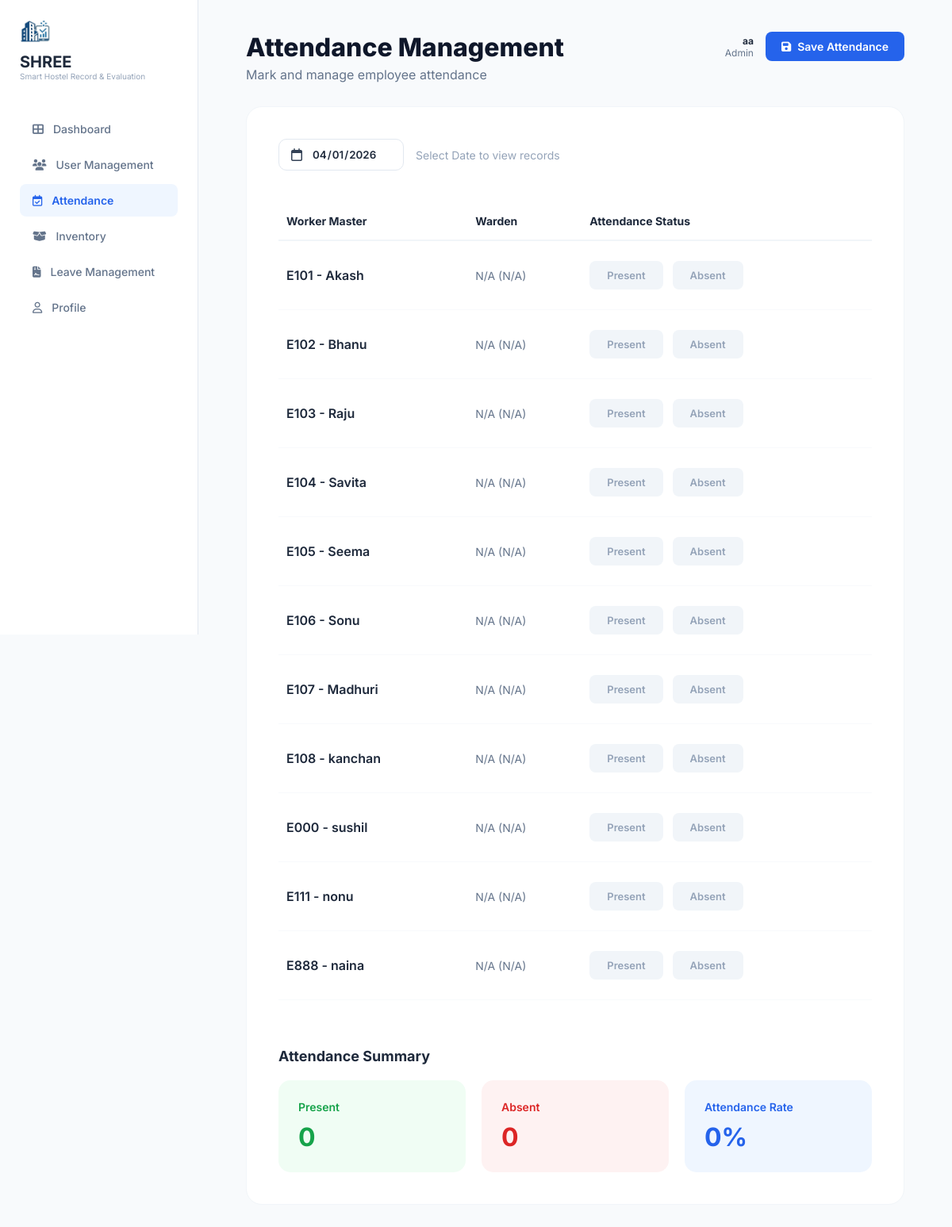
Page /Shree-admin/attendance/ (signed in) on the earlier database version.
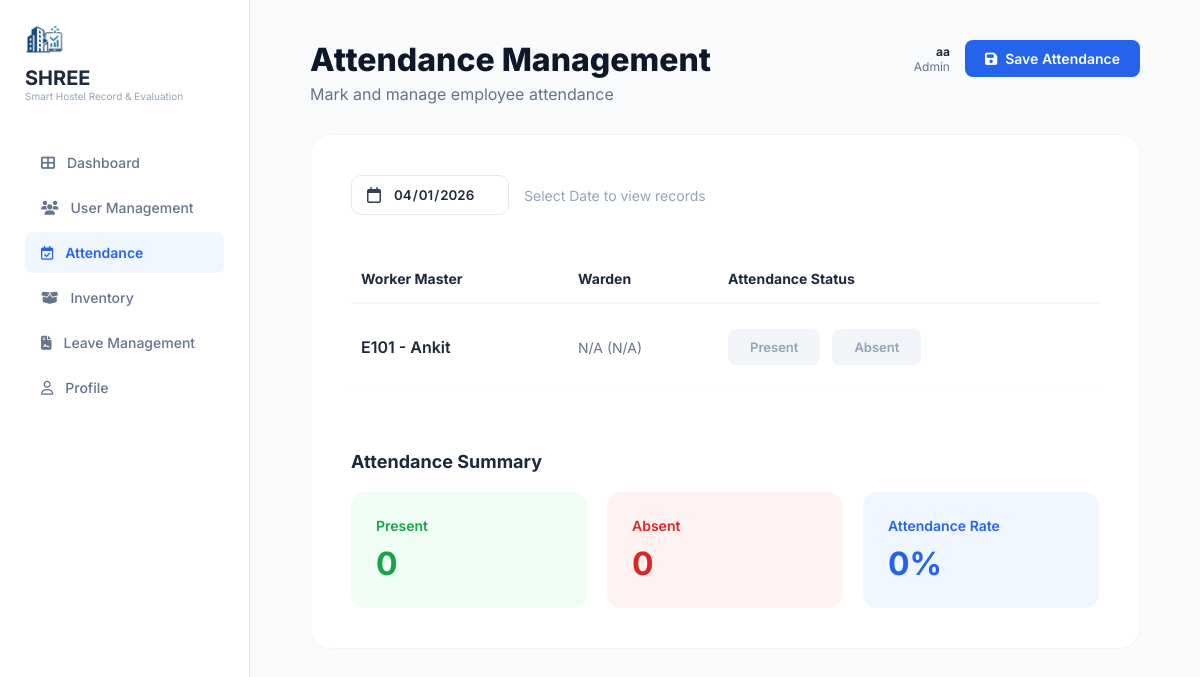
Same page on the later database version.
### accounts/models.py (models this page shows, shortened)
class UniversityID(models.Model):
    ROLE_CHOICES = (
        ('warden', 'Warden'),
        ('worker', 'Worker'),
    )
    university_id = models.CharField(max_length=50, unique=True)
    full_name = models.CharField(max_length=100)
    role = models.CharField(max_length=20, choices=ROLE_CHOICES)
    is_used = models.BooleanField(default=False)

### Shree1/views.py (the view, shortened to what this page needs)
# urls.py: path('Shree-admin/attendance/', views.admin_attendance, name='admin_attendance'),
@login_required #sneha edit
def admin_attendance(request):
    master_workers = UniversityID.objects.filter(role='worker')
    today = timezone.now().date()
    today_str = today.strftime('%Y-%m-%d')
    selected_date_str = request.GET.get('date')
    if selected_date_str:
        try:
            current_date_obj = datetime.strptime(selected_date_str, '%Y-%m-%d').date()
            current_date_str = selected_date_str
        except ValueError:
            current_date_obj = today
            current_date_str = today_str
    else:
        current_date_obj = today
        current_date_str = today_str
    worker_data_list = []
    present_count = 0
    absent_count = 0
    attendances = list(Attendance.objects.filter(date=current_date_obj))
    if not attendances:
        attendances = list(Attendance.objects.filter(date=current_date_str))
    for master in master_workers:
        db_status = ""
        warden_name = "N/A"
        warden_id = "N/A"
        master_id_clean = str(master.university_id).strip().lower()
        if db_status.lower() == 'present':
            present_count += 1
        elif db_status.lower() == 'absent':
            absent_count += 1
        worker_data_list.append({
            'worker_id': master.university_id,
            'name': master.full_name,
            'status': db_status,
            'warden_name': warden_name,
            'warden_id': warden_id,
        })
    return render(request, 'Shree1/admin_attendance.html', {
        'workers': worker_data_list,
        'today_str': today_str,
        'current_date_str': current_date_str,
        'present_count': present_count,
        'absent_count': absent_count,
    })

### templates/Shree1/admin_attendance.html (shortened to what the changed rows need)
{% load static %}
<!doctype html>
<html lang="en">
  <head>
    <link
      rel="stylesheet"
      href="{% static 'Shree1/css/dashboardAdmin.css' %}"
    />
    <link
      rel="stylesheet"
      href="{% static 'Shree1/css/admin_attendance.css' %}"
    />
    <link
      rel="stylesheet"
      href="https://cdnjs.cloudflare.com/ajax/libs/font-awesome/6.5.1/css/all.min.css"
    />
  </head>
  <body>
    <div class="page-container">
      <aside class="sidebar">
        <div class="logo-area">
          <div class="logo-text">
            <h2 class="brand-name">SHREE</h2>
          </div>
        </div>
      </aside>
      <main class="main-body">
        <header class="main-header">
          <div class="header-left">
            <h1>Attendance Management</h1>
          </div>
        </header>
        <div class="white-card">
          <form method="POST" id="attendanceForm">
            <table class="data-table">
              <thead>
                <tr>
                  <th>Worker Master</th>
                  <th>Warden</th>
                  <th>Attendance Status</th>
                </tr>
              </thead>
              <tbody>
                {% for worker in workers %}
                <tr>
                  <td class="name-cell">
                    {{ worker.worker_id }} - {{ worker.name }}
                  </td>
                  <td class="muted-cell">
                    {{ worker.warden_name }} ({{ worker.warden_id }})
                  </td>
                  <td>
                    <div class="toggle-group">
                      <label for="p_{{ worker.worker_id }}" class="lbl-present"
                        >Present</label
                      >
                      <label for="a_{{ worker.worker_id }}" class="lbl-absent"
                        >Absent</label
                      >
                    </div>
                  </td>
                </tr>
                {% endfor %}
              </tbody>
            </table>
          </form>
          <div class="summary-section">
            <div class="summary-grid">
              <div class="sum-card green-sum">
                <h2 id="present-count">{{ present_count }}</h2>
              </div>
              <div class="sum-card red-sum">
                <h2 id="absent-count">{{ absent_count }}</h2>
              </div>
              <div class="sum-card blue-sum">
                <h2 id="attendance-rate">0%</h2>
              </div>
            </div>
          </div>
        </div>
      </main>
    </div>
  </body>
</html>

Differences in the rows shown:
removed UniversityID: worker_id "E101", name "Akash"
removed UniversityID: worker_id "E102", name "Bhanu"
removed UniversityID: worker_id "E103", name "Raju"
removed UniversityID: worker_id "E104", name "Savita"
removed UniversityID: worker_id "E105", name "Seema"
removed UniversityID: worker_id "E106", name "Sonu"
removed UniversityID: worker_id "E107", name "Madhuri"
removed UniversityID: worker_id "E108", name "kanchan"
removed UniversityID: worker_id "E000", name "sushil"
removed UniversityID: worker_id "E111", name "nonu"
removed UniversityID: worker_id "E888", name "naina"
added UniversityID: worker_id "E101", name "Ankit"
Other differences:
new list line: "- N/A ( N/A ) Present Absent"
list line gone: "- N/A ( N/A ) Present Absent"
